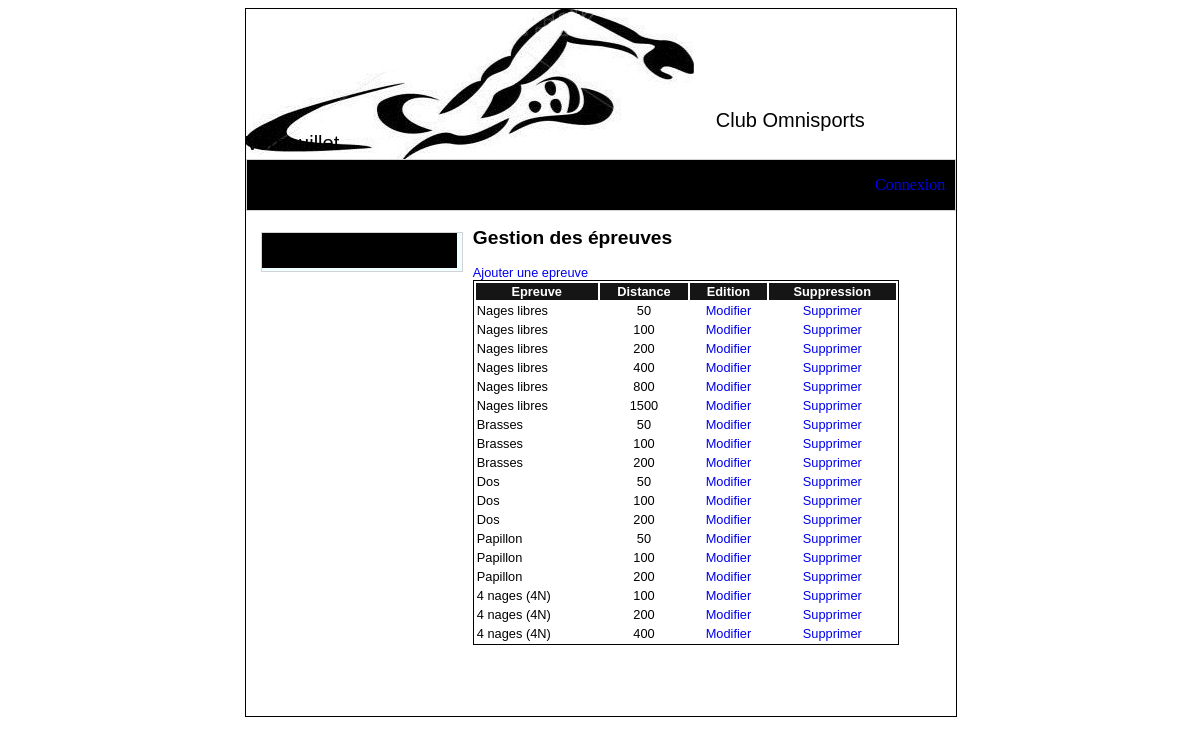
Screenshot of /ges_epreuves.php with the database file from the repository.
### tables this page shows
CREATE TABLE IF NOT EXISTS `epreuve` (
  `id_epreuve` int(11) NOT NULL AUTO_INCREMENT,
  `type_epreuve` varchar(50) NOT NULL,
  `distance_epreuve` int(11) NOT NULL,
  PRIMARY KEY (`id_epreuve`)
);

### ges_epreuves.php (the view, shortened to what this page needs)
<?php
include 'header.php';
?>
<div id="contenu">
    <h2>Gestion des épreuves</h2>
    <a href="formulaire_ajout_nouvelle_epreuve.php">Ajouter une epreuve</a><br>
    <table>
        <tr>
            <th>Epreuve</th>
            <th>Distance</th>
            <th>Edition</th>
            <th>Suppression</th>
        </tr>
        <?php
        $res = mysql_query("SELECT * FROM `epreuve`") or die(mysql_error());
        if (mysql_numrows($res) == 0) {
            echo '<tr><td colspan="4" align="center">Contenu vide</td></tr>';
        } else {
            while ($line = mysql_fetch_array($res)) {
                ?>
                <tr>
                    <td><?= $line['type_epreuve'] ?></td>
                    <td align="center"><?= $line['distance_epreuve'] ?></td>
                    <td align="center"><a href="formulaire_modifier_epreuve.php?id=<?= $line['id_epreuve'] ?>">Modifier</a></td>
                    <td align="center"><a href="supprimer_epreuve.php?id=<?= $line['id_epreuve'] ?>" onclick="return confirm('Voulez vous supprimer cette epreuve?')">Supprimer</a></td>
                </tr>
                <?php
            }
        }
        ?>
    </table>
        </div>
</div>
<?php include 'footer.php'; ?>

### style.css (style rules this page uses)
body { font-family: arial,helvetica,sans-serif; }
a { text-decoration: none; }
table { border: solid 1px black; width: 60%; margin-bottom: 10%; }
th { background-color: #151515; color: white; }

### rows the page displays
epreuve: type_epreuve "Nages libres", distance_epreuve "50"
epreuve: type_epreuve "Nages libres", distance_epreuve "100"
epreuve: type_epreuve "Nages libres", distance_epreuve "200"
epreuve: type_epreuve "Nages libres", distance_epreuve "400"
epreuve: type_epreuve "Nages libres", distance_epreuve "800"
epreuve: type_epreuve "Nages libres", distance_epreuve "1500"
epreuve: type_epreuve "Brasses", distance_epreuve "50"
epreuve: type_epreuve "Brasses", distance_epreuve "100"
epreuve: type_epreuve "Brasses", distance_epreuve "200"
epreuve: type_epreuve "Dos", distance_epreuve "50"
epreuve: type_epreuve "Dos", distance_epreuve "100"
epreuve: type_epreuve "Dos", distance_epreuve "200"
epreuve: type_epreuve "Papillon", distance_epreuve "50"
epreuve: type_epreuve "Papillon", distance_epreuve "100"
epreuve: type_epreuve "Papillon", distance_epreuve "200"
epreuve: type_epreuve "4 nages (4N)", distance_epreuve "100"
epreuve: type_epreuve "4 nages (4N)", distance_epreuve "200"
epreuve: type_epreuve "4 nages (4N)", distance_epreuve "400"
